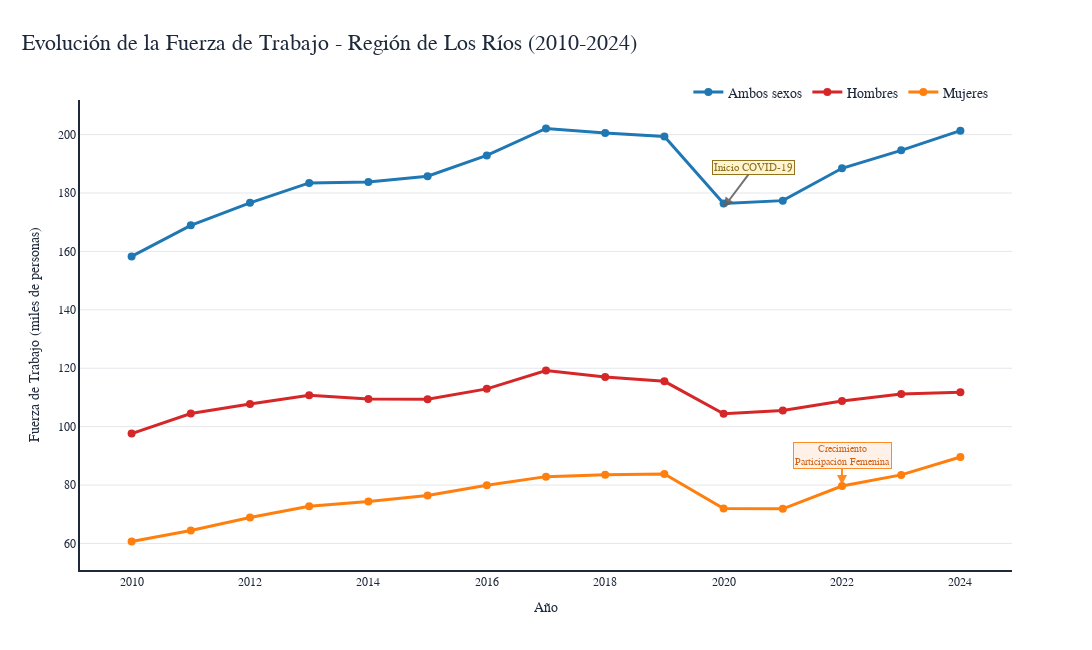

Notebook source saved alongside this figure:
### Markdown cell above
## 📈 **4. Visualización I: Evolución Temporal de la Fuerza de Trabajo**

### Análisis de tendencias históricas por género (2010-2024)

Esta visualización presenta la **evolución temporal completa** de la fuerza de trabajo en Los Ríos, mostrando:

- 📊 **Tendencias por género**: Comparación entre hombres, mujeres y totales
- 🔍 **Eventos significativos**: Marcadores de impacto (COVID-19, cambios estructurales)
- 📈 **Interactividad**: Hover detallado y navegación temporal
- 🎯 **Insights clave**: Estadísticas resumidas y métricas principales

### Code cell
# EVOLUCIÓN TEMPORAL DE LA FUERZA DE TRABAJO - INTERACTIVO
print("📈 EVOLUCIÓN TEMPORAL DE LA FUERZA DE TRABAJO - LOS RÍOS")
print("=" * 60)

# Preparar datos para gráfico temporal
yearly_data = clean_data.groupby(['año', 'sexo'])['value'].mean().reset_index()

# Crear gráfico interactivo principal
fig = go.Figure()

# Agregar líneas para cada género con estilo The Economist
for sexo in ['Ambos sexos', 'Hombres', 'Mujeres']:
    data_sexo = yearly_data[yearly_data['sexo'] == sexo]
    
    fig.add_trace(go.Scatter(
        x=data_sexo['año'],
        y=data_sexo['value'],
        mode='lines+markers',
        name=sexo,
        line=dict(color=economist_colors_temporal[sexo], width=3),
        marker=dict(size=8, color=economist_colors_temporal[sexo]),
        hovertemplate=f'<b>{sexo}</b><br>' +
                      'Año: %{x}<br>' +
                      'Fuerza de Trabajo: %{y:.1f} miles<br>' +
                      '<extra></extra>'
    ))

# Calcular posiciones dinámicas para anotaciones basadas en los datos reales
data_2020 = yearly_data[(yearly_data['año'] == 2020) & (yearly_data['sexo'] == 'Ambos sexos')]
data_2022 = yearly_data[(yearly_data['año'] == 2022) & (yearly_data['sexo'] == 'Mujeres')]

if not data_2020.empty and not data_2022.empty:
    y_2020 = data_2020['value'].iloc[0]
    y_2022 = data_2022['value'].iloc[0]
    
    # Agregar anotaciones importantes con posiciones dinámicas
    fig.add_annotation(
        x=2020, y=y_2020 * 1.1,  # 10% arriba del valor real
        text="Inicio COVID-19",
        showarrow=True,
        arrowhead=2,
        arrowsize=1,
        arrowwidth=2,
        arrowcolor="#636363",
        ax=30, ay=-40,
        bgcolor="#fff3cd",
        bordercolor="#856404",
        borderwidth=1,
        opacity=0.9,
        font=dict(family=font_config['family'], size=font_config['annotation_size'], color='#856404')
    )

    # Destacar el crecimiento en participación femenina
    fig.add_annotation(
        x=2022, y=y_2022 * 0.9,  # 10% abajo del valor real
        text="Crecimiento<br>Participación Femenina",
        showarrow=True,
        arrowhead=2,
        arrowsize=1,
        arrowwidth=2,
        arrowcolor="#ff7f0e",
        ax=0, ay=-30,
        bgcolor="#fff0e6",
        bordercolor="#ff7f0e",
        borderwidth=1,
        opacity=0.9,
        font=dict(family=font_config['family'], size=10, color='#cc5500')
    )

# Aplicar estilo The Economist
fig.update_layout(
    title={
        'text': 'Evolución de la Fuerza de Trabajo - Región de Los Ríos (2010-2024)',
        'x': 0.02,
        'font': {'size': font_config['title_size'], 'family': font_config['family'], 'color': font_config['color']},
        'xanchor': 'left'
    },
    xaxis_title='Año',
    yaxis_title='Fuerza de Trabajo (miles de personas)',
    hovermode='x unified',
    width=1100,
    height=650,
    showlegend=True,
    legend=dict(
        orientation="h",
        yanchor="top",
        y=1.05,
        xanchor="right",
        x=0.98,
        bgcolor="rgba(255,255,255,0.85)",
        bordercolor="rgba(0,0,0,0)",
        borderwidth=0,
        font=dict(family=font_config['family'], color=font_config['color'], size=font_config['legend_size'])
    ),
    plot_bgcolor=layout_config['plot_bgcolor'],
    paper_bgcolor=layout_config['paper_bgcolor'],
    font=dict(family=font_config['family'], color=font_config['color']),
    xaxis=dict(
        title=dict(font=dict(family=font_config['family'], color=font_config['color'], size=font_config['axis_size'])),
        tickfont=dict(family=font_config['family'], color=font_config['color'], size=12),
        showgrid=False,
        gridcolor=layout_config['grid_color'],
        gridwidth=1,
        showline=True,
        linecolor=layout_config['line_color'],
        linewidth=2,
        tick0=2010,
        dtick=2
    ),
    yaxis=dict(
        title=dict(font=dict(family=font_config['family'], color=font_config['color'], size=font_config['axis_size'])),
        tickfont=dict(family=font_config['family'], color=font_config['color'], size=12),
        showgrid=True,
        gridcolor=layout_config['grid_color'],
        gridwidth=1,
        showline=True,
        linecolor=layout_config['line_color'],
        linewidth=2
    )
)

# Mostrar gráfico
fig.show()

print("\n✅ Gráfico de evolución temporal generado exitosamente")

### Figure 1 — Plotly figure (JSON) as saved in the notebook; plotly's stock layout.template omitted (floating-point values rounded to 4 significant figures)
{"data": [{"hovertemplate": "<b>Ambos sexos</b><br>Año: %{x}<br>Fuerza de Trabajo: %{y:.1f} miles<br><extra></extra>", "line": {"color": "#1f77b4", "width": 3}, "marker": {"color": "#1f77b4", "size": 8}, "mode": "lines+markers", "name": "Ambos sexos", "type": "scatter", "x": [2010, 2011, 2012, 2013, 2014, 2015, 2016, 2017, 2018, 2019, 2020, 2021, 2022, 2023, 2024], "y": [158.3, 168.9, 176.6, 183.5, 183.8, 185.7, 192.9, 202.1, 200.6, 199.3, 176.4, 177.4, 188.5, 194.6, 201.3]}, {"hovertemplate": "<b>Hombres</b><br>Año: %{x}<br>Fuerza de Trabajo: %{y:.1f} miles<br><extra></extra>", "line": {"color": "#d62728", "width": 3}, "marker": {"color": "#d62728", "size": 8}, "mode": "lines+markers", "name": "Hombres", "type": "scatter", "x": [2010, 2011, 2012, 2013, 2014, 2015, 2016, 2017, 2018, 2019, 2020, 2021, 2022, 2023, 2024], "y": [97.62, 104.5, 107.8, 110.7, 109.4, 109.4, 112.9, 119.2, 117.0, 115.5, 104.4, 105.5, 108.8, 111.1, 111.7]}, {"hovertemplate": "<b>Mujeres</b><br>Año: %{x}<br>Fuerza de Trabajo: %{y:.1f} miles<br><extra></extra>", "line": {"color": "#ff7f0e", "width": 3}, "marker": {"color": "#ff7f0e", "size": 8}, "mode": "lines+markers", "name": "Mujeres", "type": "scatter", "x": [2010, 2011, 2012, 2013, 2014, 2015, 2016, 2017, 2018, 2019, 2020, 2021, 2022, 2023, 2024], "y": [60.67, 64.46, 68.86, 72.71, 74.34, 76.39, 79.92, 82.88, 83.56, 83.81, 71.99, 71.87, 79.67, 83.48, 89.59]}], "layout": {"annotations": [{"arrowcolor": "#636363", "arrowhead": 2, "arrowsize": 1, "arrowwidth": 2, "ax": 30, "ay": -40, "bgcolor": "#fff3cd", "bordercolor": "#856404", "borderwidth": 1, "font": {"color": "#856404", "family": "Georgia, serif", "size": 11}, "opacity": 0.9, "showarrow": true, "text": "Inicio COVID-19", "x": 2020, "y": 175}, {"arrowcolor": "#ff7f0e", "arrowhead": 2, "arrowsize": 1, "arrowwidth": 2, "ax": 0, "ay": -30, "bgcolor": "#fff0e6", "bordercolor": "#ff7f0e", "borderwidth": 1, "font": {"color": "#cc5500", "family": "Georgia, serif", "size": 10}, "opacity": 0.9, "showarrow": true, "text": "Crecimiento<br>Participación Femenina", "x": 2022, "y": 80}], "font": {"color": "#1e293b", "family": "Georgia, serif"}, "height": 650, "hovermode": "x unified", "legend": {"bgcolor": "rgba(255,255,255,0.85)", "bordercolor": "rgba(0,0,0,0)", "borderwidth": 0, "font": {"color": "#1e293b", "family": "Georgia, serif", "size": 14}, "orientation": "h", "x": 0.98, "xanchor": "right", "y": 1.05, "yanchor": "top"}, "paper_bgcolor": "white", "plot_bgcolor": "white", "showlegend": true, "title": {"font": {"color": "#1e293b", "family": "Georgia, serif", "size": 22}, "text": "Evolución de la Fuerza de Trabajo - Región de Los Ríos (2010-2024)", "x": 0.02, "xanchor": "left"}, "width": 1100, "xaxis": {"dtick": 2, "gridcolor": "#e5e7eb", "gridwidth": 1, "linecolor": "#1e293b", "linewidth": 2, "showgrid": false, "showline": true, "tick0": 2010, "tickfont": {"color": "#1e293b", "family": "Georgia, serif", "size": 12}, "title": {"font": {"color": "#1e293b", "family": "Georgia, serif", "size": 14}, "text": "Año"}}, "yaxis": {"gridcolor": "#e5e7eb", "gridwidth": 1, "linecolor": "#1e293b", "linewidth": 2, "showgrid": true, "showline": true, "tickfont": {"color": "#1e293b", "family": "Georgia, serif", "size": 12}, "title": {"font": {"color": "#1e293b", "family": "Georgia, serif", "size": 14}, "text": "Fuerza de Trabajo (miles de personas)"}}}}
